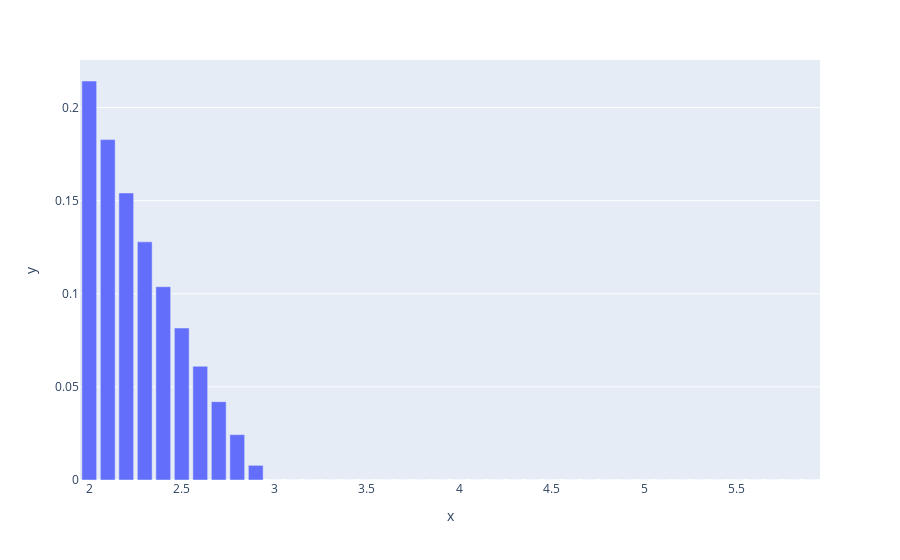

Write notebook code for a chart like this one.
### Code cell
fig = px.bar(y=res.values, x=U.bins[:-1])
fig.show()

### Figure 1 — Plotly figure (JSON) as saved in the notebook; plotly's stock layout.template omitted (floating-point values rounded to 4 significant figures)
{"data": [{"alignmentgroup": "True", "hovertemplate": "x=%{x}<br>y=%{y}<extra></extra>", "legendgroup": "", "marker": {"color": "#636efa", "pattern": {"shape": ""}}, "name": "", "offsetgroup": "", "orientation": "v", "showlegend": false, "textposition": "auto", "type": "bar", "x": [2, 2.1, 2.2, 2.3, 2.4, 2.5, 2.6, 2.7, 2.8, 2.9, 3.0, 3.1, 3.2, 3.3, 3.4, 3.5, 3.6, 3.7, 3.8, 3.9, 4.0, 4.1, 4.2, 4.3, 4.4, 4.5, 4.6, 4.7, 4.8, 4.9, 5.0, 5.1, 5.2, 5.3, 5.4, 5.5, 5.6, 5.7, 5.8, 5.9], "xaxis": "x", "y": [0.2143, 0.1828, 0.1541, 0.1279, 0.1038, 0.08162, 0.0611, 0.04207, 0.02437, 0.007878, 0, 0, 0, 0, 0, 0, 0, 0, 0, 0, 0, 0, 0, 0, 0, 0, 0, 0, 0, 0, 0, 0, 0, 0, 0, 0, 0, 0, 0, 0], "yaxis": "y"}], "layout": {"barmode": "relative", "legend": {"tracegroupgap": 0}, "margin": {"t": 60}, "xaxis": {"anchor": "y", "domain": [0, 1], "title": {"text": "x"}}, "yaxis": {"anchor": "x", "domain": [0, 1], "title": {"text": "y"}}}}
